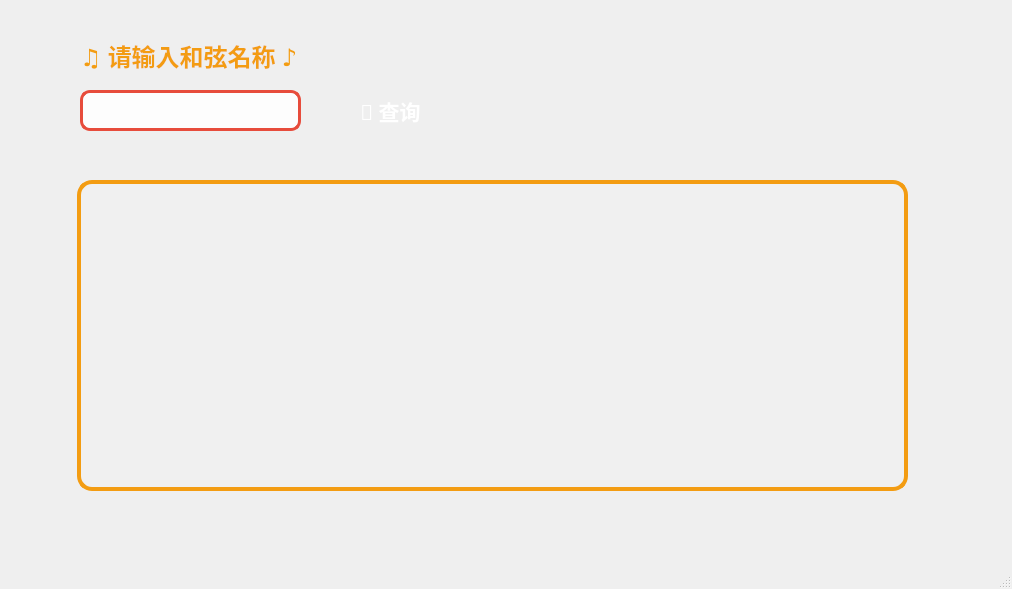
<?xml version="1.0" encoding="UTF-8"?>
<ui version="4.0">
 <class>MainWindow</class>
 <widget class="QMainWindow" name="MainWindow">
  <property name="geometry">
   <rect>
    <x>0</x>
    <y>0</y>
    <width>1012</width>
    <height>589</height>
   </rect>
  </property>
  <property name="windowTitle">
   <string>🎵 Chord Query - Music Explorer 🎹</string>
  </property>
  <widget class="QWidget" name="centralwidget">
   <property name="styleSheet">
    <string notr="true">QWidget#centralwidget {
    background: qlineargradient(x1:0, y1:0, x2:1, y2:1,
                                stop:0 #1a1a2e, stop:0.5 #16213e, stop:1 #0f3460);
}

QLabel#label_2 {
    color: #f39c12;
    font-weight: bold;
    background: transparent;
}

QLineEdit {
    background-color: rgba(255, 255, 255, 0.9);
    border: 3px solid #e74c3c;
    border-radius: 10px;
    padding: 5px;
    color: #2c3e50;
    font-weight: bold;
}

QLineEdit:focus {
    border: 3px solid #f39c12;
    background-color: rgba(255, 255, 255, 1);
}

QPushButton {
    background: qlineargradient(x1:0, y1:0, x2:0, y2:1,
                                stop:0 #e74c3c, stop:1 #c0392b);
    color: white;
    border: none;
    border-radius: 10px;
    font-weight: bold;
    padding: 5px;
}

QPushButton:hover {
    background: qlineargradient(x1:0, y1:0, x2:0, y2:1,
                                stop:0 #f39c12, stop:1 #e67e22);
}

QPushButton:pressed {
    background: qlineargradient(x1:0, y1:0, x2:0, y2:1,
                                stop:0 #c0392b, stop:1 #e74c3c);
}</string>
   </property>
   <widget class="QLabel" name="label">
    <property name="geometry">
     <rect>
      <x>77</x>
      <y>180</y>
      <width>831</width>
      <height>311</height>
     </rect>
    </property>
    <property name="styleSheet">
     <string notr="true">background-image:url(:/Prefix1/board.png);
background-repeat:no-repeat;
border: 4px solid #f39c12;
border-radius: 15px;
background-color: rgba(255, 255, 255, 0.05);</string>
    </property>
    <property name="text">
     <string/>
    </property>
   </widget>
   <widget class="QLabel" name="label_2">
    <property name="geometry">
     <rect>
      <x>80</x>
      <y>40</y>
      <width>251</width>
      <height>31</height>
     </rect>
    </property>
    <property name="font">
     <font>
      <family>Agency FB</family>
      <pointsize>18</pointsize>
     </font>
    </property>
    <property name="text">
     <string>♫ 请输入和弦名称 ♪</string>
    </property>
   </widget>
   <widget class="QLineEdit" name="lineEdit">
    <property name="geometry">
     <rect>
      <x>80</x>
      <y>90</y>
      <width>221</width>
      <height>41</height>
     </rect>
    </property>
    <property name="font">
     <font>
      <family>微软雅黑</family>
      <pointsize>14</pointsize>
     </font>
    </property>
   </widget>
   <widget class="QPushButton" name="pushButton">
    <property name="geometry">
     <rect>
      <x>340</x>
      <y>90</y>
      <width>101</width>
      <height>41</height>
     </rect>
    </property>
    <property name="font">
     <font>
      <family>Agency FB</family>
      <pointsize>16</pointsize>
     </font>
    </property>
    <property name="text">
     <string>🎵 查询</string>
    </property>
   </widget>
   <widget class="QLabel" name="key_1">
    <property name="geometry">
     <rect>
      <x>90</x>
      <y>420</y>
      <width>41</width>
      <height>41</height>
     </rect>
    </property>
    <property name="text">
     <string/>
    </property>
   </widget>
   <widget class="QLabel" name="key_2">
    <property name="geometry">
     <rect>
      <x>120</x>
      <y>340</y>
      <width>31</width>
      <height>31</height>
     </rect>
    </property>
    <property name="text">
     <string/>
    </property>
   </widget>
   <widget class="QLabel" name="key_3">
    <property name="geometry">
     <rect>
      <x>150</x>
      <y>420</y>
      <width>41</width>
      <height>41</height>
     </rect>
    </property>
    <property name="text">
     <string/>
    </property>
   </widget>
   <widget class="QLabel" name="key_4">
    <property name="geometry">
     <rect>
      <x>183</x>
      <y>340</y>
      <width>31</width>
      <height>31</height>
     </rect>
    </property>
    <property name="text">
     <string/>
    </property>
   </widget>
   <widget class="QLabel" name="key_5">
    <property name="geometry">
     <rect>
      <x>208</x>
      <y>420</y>
      <width>41</width>
      <height>41</height>
     </rect>
    </property>
    <property name="text">
     <string/>
    </property>
   </widget>
   <widget class="QLabel" name="key_10">
    <property name="geometry">
     <rect>
      <x>383</x>
      <y>420</y>
      <width>41</width>
      <height>41</height>
     </rect>
    </property>
    <property name="text">
     <string/>
    </property>
   </widget>
   <widget class="QLabel" name="key_8">
    <property name="geometry">
     <rect>
      <x>325</x>
      <y>420</y>
      <width>41</width>
      <height>41</height>
     </rect>
    </property>
    <property name="text">
     <string/>
    </property>
   </widget>
   <widget class="QLabel" name="key_6">
    <property name="geometry">
     <rect>
      <x>266</x>
      <y>420</y>
      <width>41</width>
      <height>41</height>
     </rect>
    </property>
    <property name="text">
     <string/>
    </property>
   </widget>
   <widget class="QLabel" name="key_9">
    <property name="geometry">
     <rect>
      <x>357</x>
      <y>340</y>
      <width>31</width>
      <height>31</height>
     </rect>
    </property>
    <property name="text">
     <string/>
    </property>
   </widget>
   <widget class="QLabel" name="key_7">
    <property name="geometry">
     <rect>
      <x>295</x>
      <y>340</y>
      <width>31</width>
      <height>31</height>
     </rect>
    </property>
    <property name="text">
     <string/>
    </property>
   </widget>
   <widget class="QLabel" name="key_12">
    <property name="geometry">
     <rect>
      <x>442</x>
      <y>420</y>
      <width>41</width>
      <height>41</height>
     </rect>
    </property>
    <property name="text">
     <string/>
    </property>
   </widget>
   <widget class="QLabel" name="key_11">
    <property name="geometry">
     <rect>
      <x>418</x>
      <y>340</y>
      <width>31</width>
      <height>31</height>
     </rect>
    </property>
    <property name="text">
     <string/>
    </property>
   </widget>
   <widget class="QLabel" name="key_20">
    <property name="geometry">
     <rect>
      <x>735</x>
      <y>420</y>
      <width>41</width>
      <height>41</height>
     </rect>
    </property>
    <property name="text">
     <string/>
    </property>
   </widget>
   <widget class="QLabel" name="key_15">
    <property name="geometry">
     <rect>
      <x>560</x>
      <y>420</y>
      <width>41</width>
      <height>41</height>
     </rect>
    </property>
    <property name="text">
     <string/>
    </property>
   </widget>
   <widget class="QLabel" name="key_24">
    <property name="geometry">
     <rect>
      <x>852</x>
      <y>420</y>
      <width>41</width>
      <height>41</height>
     </rect>
    </property>
    <property name="text">
     <string/>
    </property>
   </widget>
   <widget class="QLabel" name="key_19">
    <property name="geometry">
     <rect>
      <x>705</x>
      <y>340</y>
      <width>31</width>
      <height>31</height>
     </rect>
    </property>
    <property name="text">
     <string/>
    </property>
   </widget>
   <widget class="QLabel" name="key_21">
    <property name="geometry">
     <rect>
      <x>767</x>
      <y>340</y>
      <width>31</width>
      <height>31</height>
     </rect>
    </property>
    <property name="text">
     <string/>
    </property>
   </widget>
   <widget class="QLabel" name="key_13">
    <property name="geometry">
     <rect>
      <x>500</x>
      <y>420</y>
      <width>41</width>
      <height>41</height>
     </rect>
    </property>
    <property name="text">
     <string/>
    </property>
   </widget>
   <widget class="QLabel" name="key_18">
    <property name="geometry">
     <rect>
      <x>676</x>
      <y>420</y>
      <width>41</width>
      <height>41</height>
     </rect>
    </property>
    <property name="text">
     <string/>
    </property>
   </widget>
   <widget class="QLabel" name="key_23">
    <property name="geometry">
     <rect>
      <x>828</x>
      <y>340</y>
      <width>31</width>
      <height>31</height>
     </rect>
    </property>
    <property name="text">
     <string/>
    </property>
   </widget>
   <widget class="QLabel" name="key_16">
    <property name="geometry">
     <rect>
      <x>593</x>
      <y>340</y>
      <width>31</width>
      <height>31</height>
     </rect>
    </property>
    <property name="text">
     <string/>
    </property>
   </widget>
   <widget class="QLabel" name="key_17">
    <property name="geometry">
     <rect>
      <x>618</x>
      <y>420</y>
      <width>41</width>
      <height>41</height>
     </rect>
    </property>
    <property name="text">
     <string/>
    </property>
   </widget>
   <widget class="QLabel" name="key_22">
    <property name="geometry">
     <rect>
      <x>793</x>
      <y>420</y>
      <width>41</width>
      <height>41</height>
     </rect>
    </property>
    <property name="text">
     <string/>
    </property>
   </widget>
   <widget class="QLabel" name="key_14">
    <property name="geometry">
     <rect>
      <x>530</x>
      <y>340</y>
      <width>31</width>
      <height>31</height>
     </rect>
    </property>
    <property name="text">
     <string/>
    </property>
   </widget>
  </widget>
  <widget class="QMenuBar" name="menubar">
   <property name="geometry">
    <rect>
     <x>0</x>
     <y>0</y>
     <width>1012</width>
     <height>26</height>
    </rect>
   </property>
  </widget>
  <widget class="QStatusBar" name="statusbar"/>
 </widget>
 <resources>
  <include location="src/src.qrc"/>
 </resources>
 <connections/>
</ui>
